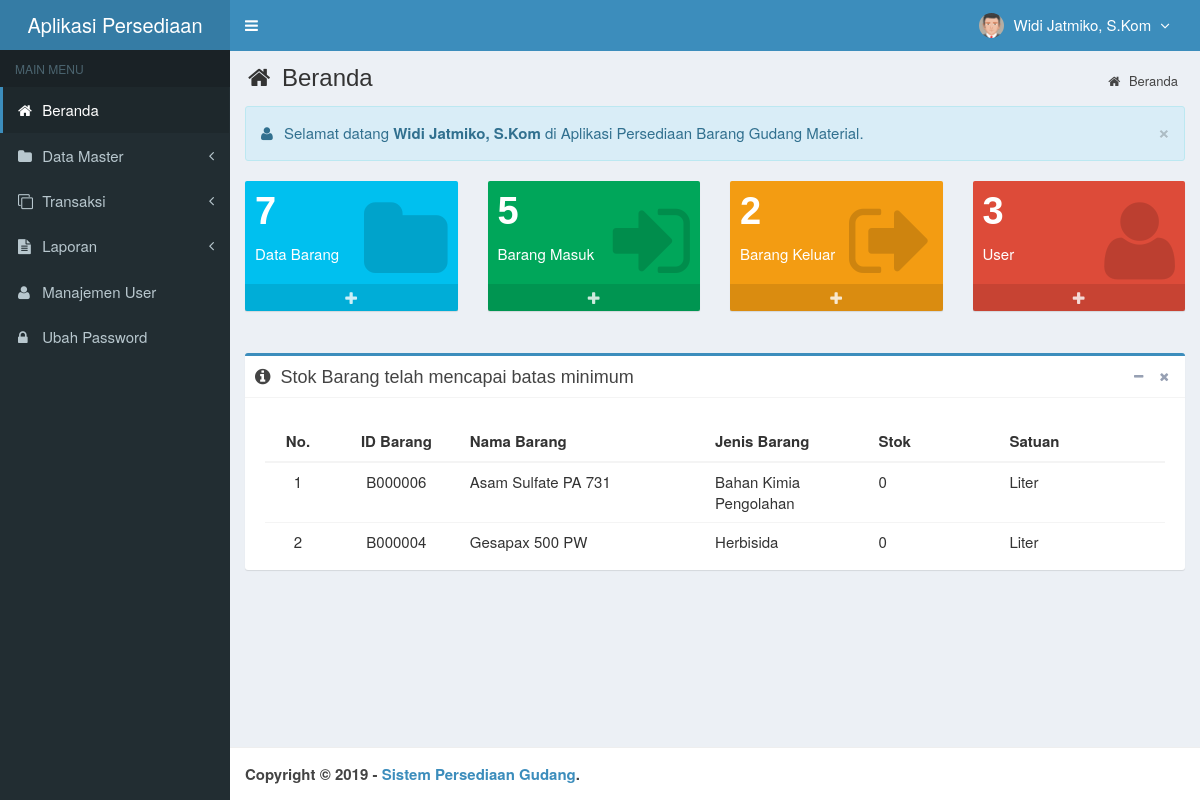
The app's page /main.php?module=home (signed in) with its own data.
### tables this page shows
CREATE TABLE IF NOT EXISTS `is_users` (
`id_user` smallint(6) NOT NULL,
  `username` varchar(50) NOT NULL,
  `nama_user` varchar(50) NOT NULL,
  `password` varchar(50) NOT NULL,
  `email` varchar(50) DEFAULT NULL,
  `telepon` varchar(13) DEFAULT NULL,
  `foto` varchar(100) DEFAULT NULL,
  `hak_akses` enum('Super Admin','Manajer','Gudang') NOT NULL,
  `status` enum('aktif','blokir') NOT NULL DEFAULT 'aktif',
  `created_at` timestamp NOT NULL DEFAULT CURRENT_TIMESTAMP,
  `updated_at` timestamp NOT NULL DEFAULT CURRENT_TIMESTAMP ON UPDATE CURRENT_TIMESTAMP
);

CREATE TABLE IF NOT EXISTS `is_barang` (
  `id_barang` varchar(7) NOT NULL,
  `nama_barang` varchar(100) NOT NULL,
  `id_jenis` int(11) NOT NULL,
  `id_satuan` int(11) NOT NULL,
  `stok` int(11) NOT NULL DEFAULT '0',
  `created_user` smallint(6) NOT NULL,
  `created_date` timestamp NOT NULL DEFAULT CURRENT_TIMESTAMP,
  `updated_user` smallint(6) NOT NULL,
  `updated_date` timestamp NOT NULL DEFAULT CURRENT_TIMESTAMP ON UPDATE CURRENT_TIMESTAMP
);

CREATE TABLE IF NOT EXISTS `is_jenis_barang` (
`id_jenis` int(11) NOT NULL,
  `nama_jenis` varchar(50) NOT NULL,
  `created_user` smallint(6) NOT NULL,
  `created_date` timestamp NOT NULL DEFAULT CURRENT_TIMESTAMP,
  `updated_user` smallint(6) NOT NULL,
  `updated_date` timestamp NOT NULL DEFAULT CURRENT_TIMESTAMP ON UPDATE CURRENT_TIMESTAMP
);

CREATE TABLE IF NOT EXISTS `is_satuan` (
`id_satuan` int(11) NOT NULL,
  `nama_satuan` varchar(30) NOT NULL,
  `created_user` smallint(6) NOT NULL,
  `created_date` timestamp NOT NULL DEFAULT CURRENT_TIMESTAMP,
  `updated_user` smallint(6) NOT NULL,
  `updated_date` timestamp NOT NULL DEFAULT CURRENT_TIMESTAMP ON UPDATE CURRENT_TIMESTAMP
);

### modules/beranda/view.php (the view, shortened to what this page needs)
<section class="content-header">
  <h1>
    <i class="fa fa-home icon-title"></i> Beranda
  </h1>
  <ol class="breadcrumb">
    <li><a href="?module=home"><i class="fa fa-home"></i> Beranda</a></li>
  </ol>
</section>
<section class="content">
  <div class="row">
    <div class="col-lg-12 col-xs-12">
      <div class="alert alert-info alert-dismissable">
        <button type="button" class="close" data-dismiss="alert" aria-hidden="true">&times;</button>
        <p style="font-size:15px">
          <i class="icon fa fa-user"></i> Selamat datang <strong><?php echo $_SESSION['nama_user']; ?></strong> di Aplikasi Persediaan Barang Gudang Material.
        </p>
      </div>
    </div>
  </div>
  <div class="row">
  <?php
  if ($_SESSION['hak_akses']=='Super Admin') { ?>
    <div class="col-lg-3 col-xs-6">
      <div style="background-color:#00c0ef;color:#fff" class="small-box">
        <div class="inner">
          <?php
          $query = mysqli_query($mysqli, "SELECT COUNT(id_barang) as jumlah FROM is_barang")
                                          or die('Ada kesalahan pada query tampil Data Barang: '.mysqli_error($mysqli));
          $data = mysqli_fetch_assoc($query);
          ?>
          <h3><?php echo $data['jumlah']; ?></h3>
          <p>Data Barang</p>
        </div>
        <div class="icon">
          <i class="fa fa-folder"></i>
        </div>
        <a href="?module=form_barang&form=add" class="small-box-footer" title="Tambah Data" data-toggle="tooltip"><i class="fa fa-plus"></i></a>
      </div>
    </div>
    <div class="col-lg-3 col-xs-6">
      <div style="background-color:#00a65a;color:#fff" class="small-box">
        <div class="inner">
          <?php
          $query = mysqli_query($mysqli, "SELECT COUNT(id_barang_masuk) as jumlah FROM is_barang_masuk")
                                          or die('Ada kesalahan pada query tampil Data Barang Masuk: '.mysqli_error($mysqli));
          $data = mysqli_fetch_assoc($query);
          ?>
          <h3><?php echo $data['jumlah']; ?></h3>
          <p>Barang Masuk</p>
        </div>
        <div class="icon">
          <i class="fa fa-sign-in"></i>
        </div>
        <a href="?module=form_barang_masuk&form=add" class="small-box-footer" title="Tambah Data" data-toggle="tooltip"><i class="fa fa-plus"></i></a>
      </div>
    </div>
    <div class="col-lg-3 col-xs-6">
      <div style="background-color:#f39c12;color:#fff" class="small-box">
        <div class="inner">
          <?php
          $query = mysqli_query($mysqli, "SELECT COUNT(id_barang_keluar) as jumlah FROM is_barang_keluar")
                                          or die('Ada kesalahan pada query tampil Data Barang Keluar: '.mysqli_error($mysqli));
          $data = mysqli_fetch_assoc($query);
          ?>
          <h3><?php echo $data['jumlah']; ?></h3>
          <p>Barang Keluar</p>
        </div>
        <div class="icon">
          <i class="fa fa-sign-out"></i>
        </div>
        <a href="?module=form_barang_keluar&form=add" class="small-box-footer" title="Tambah Data" data-toggle="tooltip"><i class="fa fa-plus"></i></a>
      </div>
    </div>
    <div class="col-lg-3 col-xs-6">
      <div style="background-color:#dd4b39;color:#fff" class="small-box">
        <div class="inner">
          <?php
          $query = mysqli_query($mysqli, "SELECT COUNT(id_user) as jumlah FROM is_users")
                                          or die('Ada kesalahan pada query tampil Data User: '.mysqli_error($mysqli));
          $data = mysqli_fetch_assoc($query);
          ?>
          <h3><?php echo $data['jumlah']; ?></h3>
          <p>User</p>
        </div>
        <div class="icon">
          <i class="fa fa-user"></i>
        </div>
        <a href="?module=form_user&form=add" class="small-box-footer" title="Tambah Data" data-toggle="tooltip"><i class="fa fa-plus"></i></a>
      </div>
    </div>
  <?php
  }
  ?>
  </div>
  <br>
  <div class="row">
    <div class="col-lg-12 col-xs-12">
      <div class="box box-primary">
        <div class="box-header with-border">
          <h3 class="box-title"><i class="fa fa-info-circle icon-title"></i> Stok Barang telah mencapai batas minimum</h3>
          <div class="box-tools pull-right">
            <button class="btn btn-box-tool" data-widget="collapse">
              <i class="fa fa-minus"></i>
            </button>
            <button class="btn btn-box-tool" data-widget="remove">
              <i class="fa fa-times"></i>
            </button>
          </div>
        </div>
        <div class="box-body">
          <div class="table-responsive">
            <table class="table no-margin">
              <thead>
                <tr>
                  <th class="center">No.</th>
                  <th class="center">ID Barang</th>
                  <th>Nama Barang</th>
                  <th>Jenis Barang</th>
                  <th>Stok</th>
                  <th>Satuan</th>
                </tr>
              </thead>
              <tbody>
              <?php
              $no = 1;
              $query = mysqli_query($mysqli, "SELECT a.id_barang,a.nama_barang,a.id_jenis,a.id_satuan,a.stok,b.id_jenis,b.nama_jenis,c.id_satuan,c.nama_satuan
                                              FROM is_barang as a INNER JOIN is_jenis_barang as b INNER JOIN is_satuan as c
                                              ON a.id_jenis=b.id_jenis AND a.id_satuan=c.id_satuan
                                              WHERE a.stok<='10' ORDER BY id_barang DESC")
                                              or die('Ada kesalahan pada query tampil Data Barang: '.mysqli_error($mysqli));
              while ($data = mysqli_fetch_assoc($query)) {
                echo "<tr>
                        <td width='20' class='center'>$no</td>
                        <td width='80' class='center'>$data[id_barang]</td>
                        <td width='150'>$data[nama_barang]</td>
                        <td width='100'>$data[nama_jenis]</td>
                        <td width='80'>$data[stok]</td>
                        <td width='100'>$data[nama_satuan]</td>
                      </tr>";
                $no++;
              }
              ?>
              </tbody>
            </table>
          </div>
        </div>
      </div>
    </div>
  </div>
</section>

### top-menu.php (shortened to what this page needs)
<?php
require_once "config/database.php";
$query = mysqli_query($mysqli, "SELECT id_user, nama_user, foto, hak_akses FROM is_users WHERE id_user='$_SESSION[id_user]'")
                                or die('Ada kesalahan pada query tampil Manajemen User: '.mysqli_error($mysqli));
$data = mysqli_fetch_assoc($query);
?>
<li class="dropdown user user-menu">
  <a href="#" class="dropdown-toggle" data-toggle="dropdown">
  <?php
  if ($data['foto']=="") { ?>
    <img src="images/user/user-default.png" class="user-image" alt="User Image"/>
  <?php
  }
  else { ?>
    <img src="images/user/<?php echo $data['foto']; ?>" class="user-image" alt="User Image"/>
  <?php
  }
  ?>
    <span class="hidden-xs"><?php echo $data['nama_user']; ?> <i style="margin-left:5px" class="fa fa-angle-down"></i></span>
  </a>
</li>

### assets/css/style.css (style rules this page uses)
.bg-aqua, .callout.callout-info, .alert-info, .label-info, .modal-info .modal-body { background-color: #d9edf7 !important; }
.alert-info { border-color: #bce8f1; }
.content-header { padding: 15px 18px 0; position: relative; }
.content-header > .breadcrumb { background: transparent none repeat scroll 0 0; border-radius: 2px; float: right; font-size: 13px; margin-bottom: 0; margin-top: 0; padding: 7px 12px; position: absolute; right: 10px; top: 15px; }
.center { text-align:center; }
.icon-title { margin-right: 5px; }
body { background-color: #fff; color: #333; font-size: 15px; line-height: 1.42857; }

### records on screen
is_users: foto (picture), nama_user "Widi Jatmiko, S.Kom"
is_barang: id_barang "B000006", nama_barang "Asam Sulfate PA 731", id_jenis.nama_jenis "Bahan Kimia Pengolahan", stok "0", id_satuan.nama_satuan "Liter"
is_barang: id_barang "B000004", nama_barang "Gesapax 500 PW", id_jenis.nama_jenis "Herbisida", stok "0", id_satuan.nama_satuan "Liter"

### other values on screen
$_SESSION['nama_user'] "Widi Jatmiko, S.Kom"
$data['jumlah'] "7"
$data['jumlah'] "5"
$data['jumlah'] "2"
$data['jumlah'] "3"
